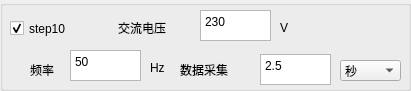
  <widget class="QGroupBox" name="groupBox_13">
   <property name="geometry">
    <rect>
     <x>420</x>
     <y>510</y>
     <width>411</width>
     <height>91</height>
    </rect>
   </property>
   <property name="title">
    <string/>
   </property>
   <widget class="QLabel" name="label_164">
    <property name="geometry">
     <rect>
      <x>180</x>
      <y>60</y>
      <width>71</width>
      <height>20</height>
     </rect>
    </property>
    <property name="text">
     <string>数据采集</string>
    </property>
   </widget>
   <widget class="QLabel" name="label_165">
    <property name="geometry">
     <rect>
      <x>30</x>
      <y>60</y>
      <width>41</width>
      <height>20</height>
     </rect>
    </property>
    <property name="text">
     <string>频率</string>
    </property>
   </widget>
   <widget class="QTextEdit" name="textEdit_S10_AC_FR">
    <property name="geometry">
     <rect>
      <x>70</x>
      <y>50</y>
      <width>71</width>
      <height>31</height>
     </rect>
    </property>
    <property name="html">
     <string>&lt;!DOCTYPE HTML PUBLIC &quot;-//W3C//DTD HTML 4.0//EN&quot; &quot;http://www.w3.org/TR/REC-html40/strict.dtd&quot;&gt;
&lt;html&gt;&lt;head&gt;&lt;meta name=&quot;qrichtext&quot; content=&quot;1&quot; /&gt;&lt;style type=&quot;text/css&quot;&gt;
p, li { white-space: pre-wrap; }
&lt;/style&gt;&lt;/head&gt;&lt;body style=&quot; font-family:'宋体'; font-size:10pt; font-weight:400; font-style:normal;&quot;&gt;
&lt;p style=&quot; margin-top:0px; margin-bottom:0px; margin-left:0px; margin-right:0px; -qt-block-indent:0; text-indent:0px;&quot;&gt;&lt;span style=&quot; font-family:'SimSun'; font-size:9pt;&quot;&gt;50&lt;/span&gt;&lt;/p&gt;&lt;/body&gt;&lt;/html&gt;</string>
    </property>
   </widget>
   <widget class="QTextEdit" name="textEdit_S10_TIME">
    <property name="geometry">
     <rect>
      <x>260</x>
      <y>54</y>
      <width>71</width>
      <height>31</height>
     </rect>
    </property>
    <property name="html">
     <string>&lt;!DOCTYPE HTML PUBLIC &quot;-//W3C//DTD HTML 4.0//EN&quot; &quot;http://www.w3.org/TR/REC-html40/strict.dtd&quot;&gt;
&lt;html&gt;&lt;head&gt;&lt;meta name=&quot;qrichtext&quot; content=&quot;1&quot; /&gt;&lt;style type=&quot;text/css&quot;&gt;
p, li { white-space: pre-wrap; }
&lt;/style&gt;&lt;/head&gt;&lt;body style=&quot; font-family:'宋体'; font-size:10pt; font-weight:400; font-style:normal;&quot;&gt;
&lt;p style=&quot; margin-top:0px; margin-bottom:0px; margin-left:0px; margin-right:0px; -qt-block-indent:0; text-indent:0px;&quot;&gt;&lt;span style=&quot; font-family:'SimSun'; font-size:9pt;&quot;&gt;2.5&lt;/span&gt;&lt;/p&gt;&lt;/body&gt;&lt;/html&gt;</string>
    </property>
   </widget>
   <widget class="QCheckBox" name="checkBox_S10">
    <property name="geometry">
     <rect>
      <x>10</x>
      <y>18</y>
      <width>91</width>
      <height>21</height>
     </rect>
    </property>
    <property name="text">
     <string>step10</string>
    </property>
    <property name="checked">
     <bool>true</bool>
    </property>
   </widget>
   <widget class="QLabel" name="label_166">
    <property name="geometry">
     <rect>
      <x>118</x>
      <y>18</y>
      <width>71</width>
      <height>20</height>
     </rect>
    </property>
    <property name="text">
     <string>交流电压</string>
    </property>
   </widget>
   <widget class="QLabel" name="label_167">
    <property name="geometry">
     <rect>
      <x>150</x>
      <y>60</y>
      <width>20</width>
      <height>16</height>
     </rect>
    </property>
    <property name="text">
     <string>Hz</string>
    </property>
   </widget>
   <widget class="QLabel" name="label_168">
    <property name="geometry">
     <rect>
      <x>280</x>
      <y>20</y>
      <width>16</width>
      <height>16</height>
     </rect>
    </property>
    <property name="text">
     <string>V</string>
    </property>
   </widget>
   <widget class="QTextEdit" name="textEdit_S10_AC_VOLT">
    <property name="geometry">
     <rect>
      <x>200</x>
      <y>10</y>
      <width>71</width>
      <height>31</height>
     </rect>
    </property>
    <property name="html">
     <string>&lt;!DOCTYPE HTML PUBLIC &quot;-//W3C//DTD HTML 4.0//EN&quot; &quot;http://www.w3.org/TR/REC-html40/strict.dtd&quot;&gt;
&lt;html&gt;&lt;head&gt;&lt;meta name=&quot;qrichtext&quot; content=&quot;1&quot; /&gt;&lt;style type=&quot;text/css&quot;&gt;
p, li { white-space: pre-wrap; }
&lt;/style&gt;&lt;/head&gt;&lt;body style=&quot; font-family:'宋体'; font-size:10pt; font-weight:400; font-style:normal;&quot;&gt;
&lt;p style=&quot; margin-top:0px; margin-bottom:0px; margin-left:0px; margin-right:0px; -qt-block-indent:0; text-indent:0px;&quot;&gt;&lt;span style=&quot; font-family:'SimSun'; font-size:9pt;&quot;&gt;230&lt;/span&gt;&lt;/p&gt;&lt;/body&gt;&lt;/html&gt;</string>
    </property>
   </widget>
   <widget class="QComboBox" name="comboBox_S10_TIME">
    <property name="geometry">
     <rect>
      <x>340</x>
      <y>60</y>
      <width>61</width>
      <height>21</height>
     </rect>
    </property>
    <item>
     <property name="text">
      <string>秒</string>
     </property>
    </item>
    <item>
     <property name="text">
      <string>毫秒</string>
     </property>
    </item>
    <item>
     <property name="text">
      <string>分钟</string>
     </property>
    </item>
   </widget>
  </widget>
